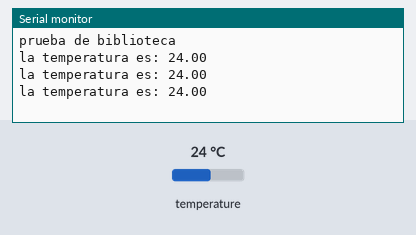
A sketch run on a simulated Arduino Uno, built with avr-gcc and run on an emulated ATmega328P. On the bench: the last lines printed to the serial monitor. The inputs (shaded band) are chosen by the test bench; at power-on: temperature 24 °C.

Above: at 2.3 s.
2.4 s: temperature set to 12 °C
At 3.7 s:
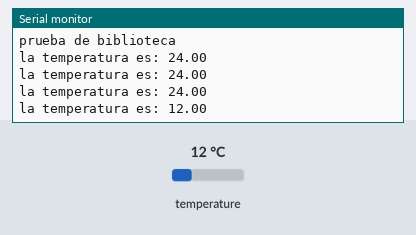
3.9 s: temperature set to 19 °C
At 3.9 s:
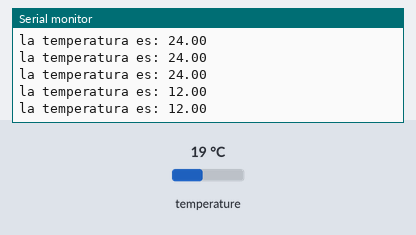
Timing chart, 0 to 6.9 s (numbered marks = the images above; inputs shaded):
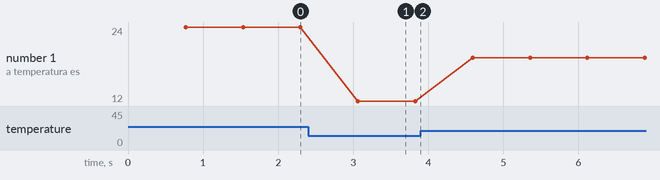

Measured:
- after the input at 2.4 s, the serial monitor: prints a new line after 0.66 s (image 1)
- plotted number 1: 24 → 12 after the input at 2.4 s, 12 → 19 after the input at 3.9 s

The sketch:

sensor_de_temperatur.ino
```cpp
#include <DallasTemperature.h>
#include <OneWire.h>

int sensor = 10;
OneWire oneWire(sensor);
DallasTemperature sensors(&oneWire);

void setup() {
    Serial.begin(9600);
    Serial.println("prueba de biblioteca");
    sensors.begin();
}

void loop() {
  //Serial.print("solicitando temperatura");
  sensors.requestTemperatures();
 // Serial.println(" hecho");
  Serial.print("la temperatura es: ");
  Serial.println(sensors.getTempCByIndex(0));

}
/*comenta*/
```
